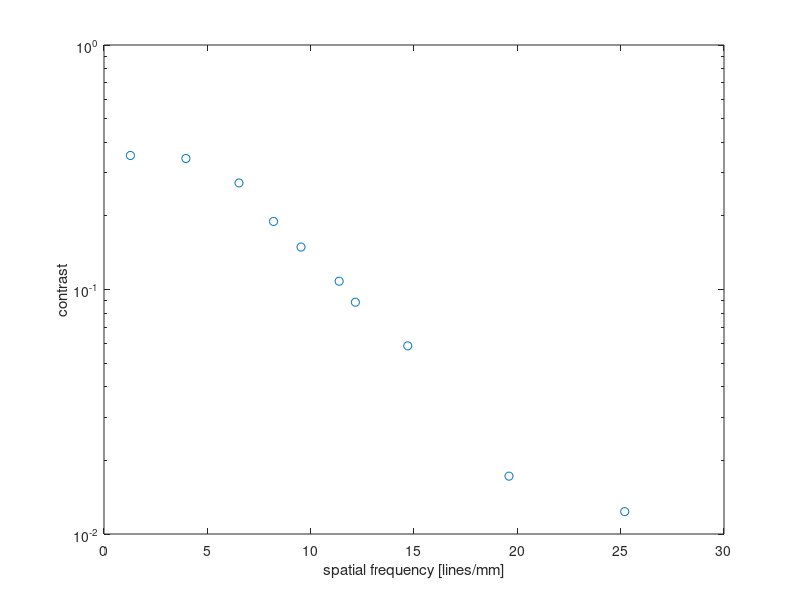

Here is the MATLAB script that generated this plot:
f = []
c = []

for data = [276 65 136; 89 65 133; 54 76 133; 43 96 141; 37 97 131; 29 113 135; 31 99 123; 24 96 108; 18 114 118; 14 120 123]';
    data
    f = [f 1/(data(1) * 0.002835)];
    c = [c (data(3) - data(2))/(data(3) + data(2))];
end

semilogy(f, c, 'o')
xlabel('spatial frequency [lines/mm]')
ylabel('contrast')